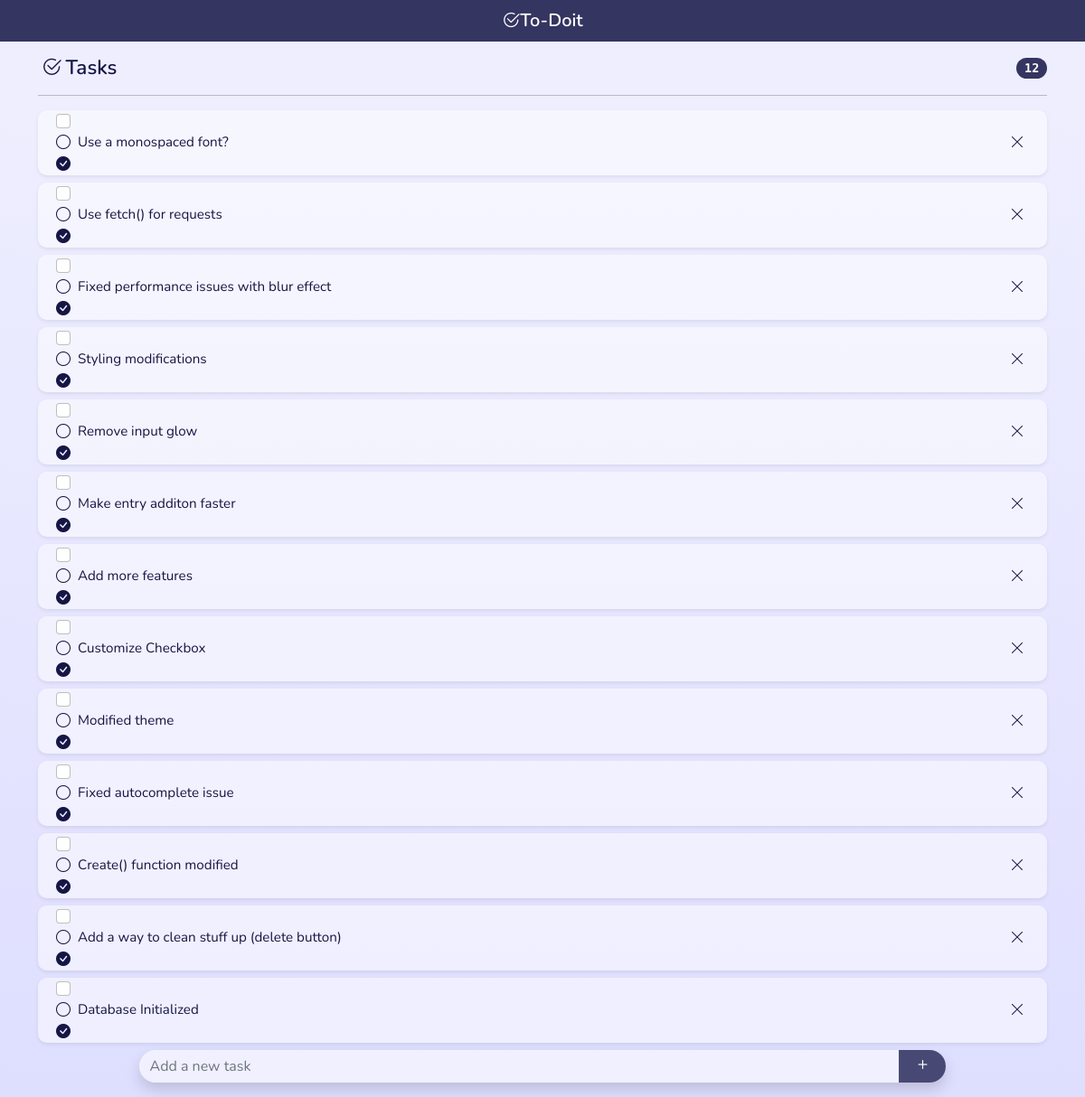
The page / on the database its author committed.
### tables this page shows
CREATE TABLE todos (
    id INTEGER PRIMARY KEY AUTOINCREMENT,
    time TIMESTAMP NOT NULL DEFAULT CURRENT_TIMESTAMP,
    content TEXT NOT NULL
);

### app.py (the view)
@app.route('/', methods =["GET", "POST"])
def index():
    conn = get_db_connection()
    todos = conn.execute('SELECT * FROM todos').fetchall()
    todos = reversed(todos)
    conn.close()
    return render_template('index.html',todos=todos)

### app.py (called while the page is built)
def get_db_connection():
    conn = sqlite3.connect('database.db')
    conn.row_factory = sqlite3.Row
    return conn

### templates/index.html
{% extends 'base.html' %}
{% block content %}
    {% for entry in todos %}
        <div id="{{ entry['id'] }}" class="card mb-2 shadow-sm">
            <li class="list-group-item py-0 border-0 d-flex justify-content-between align-items-center">
    	    	<div class="pretty p-icon p-toggle p-plain px-1">
                    <input class="form-check-input me-1" type="checkbox">
                    <div class="state p-off">
                        <i class="bi bi-circle"></i>
                    </div>
                    <div class="state p-on">
                        <i class="bi bi-check-circle-fill"></i>
                    </div>
                </div>
                <div class="card-body lh-sm px-0">{{ entry['content'] }}</div>
                <button id="{{ entry['id'] }}" type="button" class="btn btn-sm px-2 close-btn"><i class="bi bi-x-lg"></i></button>
            </li>
        </div>
    {% endfor %}
{% endblock %}

### templates/base.html (shortened to what this page needs)
<!doctype html>
<html lang="en">
  <head>
    <link href="https://cdn.jsdelivr.net/npm/bootstrap@5.2.2/dist/css/bootstrap.min.css" rel="stylesheet">
    <link rel="stylesheet" href="https://cdn.jsdelivr.net/npm/pretty-checkbox@3.0/dist/pretty-checkbox.min.css">
    <link rel="stylesheet" href="https://cdn.jsdelivr.net/npm/bootstrap-icons@1.9.1/font/bootstrap-icons.css">
    <link rel="stylesheet" href="{{ url_for('static',filename='style.css') }}" type="text/css">
  </head>
  <body>
	<nav class="navbar sticky-top navbar-dark navbar-custom">
    	<div class="container">
        <a class="navbar-brand logotype py-0 mx-auto" href="#">
            <i class="bi bi-check2-circle"></i>To-Doit
        </a>
  	  </div>
	</nav>
	<div class="content container">
    <h1 class="header d-flex my-3 align-items-center"><i class="bi px-1 bi-check2-circle"></i>Tasks<span class="badge custom-badge rounded-pill ms-auto">12</span></h1>
    <hr>
    <ul class="list-group">
        {% block content %} {% endblock %}
        <form id="add_task" method="POST" class="fixed-bottom-group">
	        <div class="input-group shadow mb-3">
		        <input id="task_input" type="text" name="new_task" autocomplete="off" class="form-control" placeholder="Add a new task">
		        <button class="btn btn-dark btn-lg py-0 my-0 btn-custom" type="submit"><i class="bi bi-plus"></i></button>
	        </div>
	    </form>
	</ul>
	</div>
  </body>
</html>

### static/style.css (style rules this page uses)
html { min-height: 100%; }
body { background: linear-gradient(0deg, #dedeff 0%, #eeeeff 90%); background-repeat: no-repeat; font-size: 100%; color: rgb(22,22,70); }
.navbar-custom { background-color: rgba(22,22,70,0.85); }
.logotype { font-family: 'Nunito'; font-weight: 600; }
.header { font-family: 'Nunito'; font-weight: 600; font-size: 1.4em; }
.badge { font-family: 'Source Code Pro'; font-size: 0.6em; background-color: rgba(22,22,70,0.85); }
.content { font-family: 'Nunito'; margin: auto; }
.fixed-bottom-group { position:sticky; bottom:0; left:0; right:0; width:80%; margin:auto; }
.input-group { border-radius: 30px; }
input[type="text"] { background-color: rgba(255,255,255,0.55); backdrop-filter: blur(1px); border: 0px; border-radius: 30px; }
.btn-custom { background-color: rgba(22,22,70,0.75); border: 0px; border-radius: 0 30px 30px 0; }
.card { background-color: rgba(255,255,255,0.5); border: 0px; border-radius: 10px; }
.list-group-item, .list-group-item .close-btn { background-color: rgba(0,0,0,0); color: rgb(22,22,70); }
.close-btn { font-size: 1em; }
.card-body { font-size: 0.95em; }

### rows shown on the page
todos: content "Use a monospaced font?"
todos: content "Use fetch() for requests"
todos: content "Fixed performance issues with blur effect"
todos: content "Styling modifications"
todos: content "Remove input glow"
todos: content "Make entry additon faster"
todos: content "Add more features"
todos: content "Customize Checkbox"
todos: content "Modified theme"
todos: content "Fixed autocomplete issue"
todos: content "Create() function modified"
todos: content "Add a way to clean stuff up (delete button)"
todos: content "Database Initialized"
